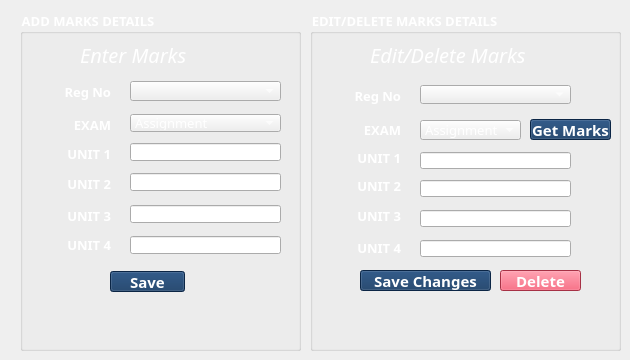
    <widget class="QWidget" name="tab_5">
     <attribute name="title">
      <string>Marks</string>
     </attribute>
     <widget class="QGroupBox" name="groupBox">
      <property name="geometry">
       <rect>
        <x>20</x>
        <y>10</y>
        <width>281</width>
        <height>341</height>
       </rect>
      </property>
      <property name="font">
       <font>
        <family>Poppins Black</family>
        <pointsize>10</pointsize>
        <weight>75</weight>
        <bold>true</bold>
       </font>
      </property>
      <property name="styleSheet">
       <string notr="true">color: rgb(255, 255, 255);</string>
      </property>
      <property name="title">
       <string>ADD MARKS DETAILS</string>
      </property>
      <widget class="QLabel" name="label_31">
       <property name="geometry">
        <rect>
         <x>10</x>
         <y>20</y>
         <width>41</width>
         <height>41</height>
        </rect>
       </property>
       <property name="text">
        <string/>
       </property>
       <property name="pixmap">
        <pixmap>../src/exam.png</pixmap>
       </property>
       <property name="scaledContents">
        <bool>true</bool>
       </property>
      </widget>
      <widget class="QLabel" name="label_32">
       <property name="geometry">
        <rect>
         <x>60</x>
         <y>30</y>
         <width>201</width>
         <height>29</height>
        </rect>
       </property>
       <property name="font">
        <font>
         <family>Poppins</family>
         <pointsize>15</pointsize>
         <weight>50</weight>
         <italic>true</italic>
         <bold>false</bold>
         <kerning>true</kerning>
        </font>
       </property>
       <property name="layoutDirection">
        <enum>Qt::LeftToRight</enum>
       </property>
       <property name="styleSheet">
        <string notr="true">color: rgb(255, 255, 255);</string>
       </property>
       <property name="text">
        <string>Enter Marks</string>
       </property>
       <property name="scaledContents">
        <bool>true</bool>
       </property>
       <property name="alignment">
        <set>Qt::AlignLeading|Qt::AlignLeft|Qt::AlignVCenter</set>
       </property>
      </widget>
      <widget class="QComboBox" name="cb31">
       <property name="geometry">
        <rect>
         <x>110</x>
         <y>71</y>
         <width>151</width>
         <height>20</height>
        </rect>
       </property>
       <property name="font">
        <font>
         <family>Poppins SemiBold</family>
         <pointsize>10</pointsize>
        </font>
       </property>
       <property name="styleSheet">
        <string notr="true">color: rgb(255, 255, 255);
gridline-color: rgb(255, 255, 255);
selection-color: rgb(15, 52, 96);
border-color: rgb(255, 255, 255);</string>
       </property>
      </widget>
      <widget class="QLabel" name="label_33">
       <property name="geometry">
        <rect>
         <x>10</x>
         <y>71</y>
         <width>81</width>
         <height>21</height>
        </rect>
       </property>
       <property name="font">
        <font>
         <family>Poppins</family>
         <pointsize>10</pointsize>
         <weight>75</weight>
         <italic>false</italic>
         <bold>true</bold>
         <kerning>true</kerning>
        </font>
       </property>
       <property name="layoutDirection">
        <enum>Qt::LeftToRight</enum>
       </property>
       <property name="styleSheet">
        <string notr="true">color: rgb(255, 255, 255);</string>
       </property>
       <property name="text">
        <string>Reg No</string>
       </property>
       <property name="scaledContents">
        <bool>true</bool>
       </property>
       <property name="alignment">
        <set>Qt::AlignRight|Qt::AlignTrailing|Qt::AlignVCenter</set>
       </property>
       <property name="wordWrap">
        <bool>true</bool>
       </property>
      </widget>
      <widget class="QLabel" name="label_34">
       <property name="geometry">
        <rect>
         <x>40</x>
         <y>94</y>
         <width>51</width>
         <height>41</height>
        </rect>
       </property>
       <property name="font">
        <font>
         <family>Poppins</family>
         <pointsize>10</pointsize>
         <weight>75</weight>
         <italic>false</italic>
         <bold>true</bold>
         <kerning>true</kerning>
        </font>
       </property>
       <property name="layoutDirection">
        <enum>Qt::LeftToRight</enum>
       </property>
       <property name="styleSheet">
        <string notr="true">color: rgb(255, 255, 255);</string>
       </property>
       <property name="text">
        <string>EXAM</string>
       </property>
       <property name="scaledContents">
        <bool>true</bool>
       </property>
       <property name="alignment">
        <set>Qt::AlignRight|Qt::AlignTrailing|Qt::AlignVCenter</set>
       </property>
      </widget>
      <widget class="QLineEdit" name="tb31">
       <property name="geometry">
        <rect>
         <x>110</x>
         <y>133</y>
         <width>151</width>
         <height>18</height>
        </rect>
       </property>
       <property name="font">
        <font>
         <family>Poppins Medium</family>
         <pointsize>10</pointsize>
        </font>
       </property>
       <property name="styleSheet">
        <string notr="true">color: rgb(255, 255, 255);</string>
       </property>
       <property name="text">
        <string/>
       </property>
      </widget>
      <widget class="QLabel" name="label_35">
       <property name="geometry">
        <rect>
         <x>10</x>
         <y>123</y>
         <width>81</width>
         <height>41</height>
        </rect>
       </property>
       <property name="font">
        <font>
         <family>Poppins</family>
         <pointsize>10</pointsize>
         <weight>75</weight>
         <italic>false</italic>
         <bold>true</bold>
         <kerning>true</kerning>
        </font>
       </property>
       <property name="layoutDirection">
        <enum>Qt::LeftToRight</enum>
       </property>
       <property name="styleSheet">
        <string notr="true">color: rgb(255, 255, 255);</string>
       </property>
       <property name="text">
        <string>UNIT 1</string>
       </property>
       <property name="scaledContents">
        <bool>true</bool>
       </property>
       <property name="alignment">
        <set>Qt::AlignRight|Qt::AlignTrailing|Qt::AlignVCenter</set>
       </property>
      </widget>
      <widget class="QLineEdit" name="tb32">
       <property name="geometry">
        <rect>
         <x>110</x>
         <y>163</y>
         <width>151</width>
         <height>18</height>
        </rect>
       </property>
       <property name="font">
        <font>
         <family>Poppins Medium</family>
         <pointsize>10</pointsize>
        </font>
       </property>
       <property name="styleSheet">
        <string notr="true">color: rgb(255, 255, 255);</string>
       </property>
       <property name="text">
        <string/>
       </property>
      </widget>
      <widget class="QLabel" name="label_36">
       <property name="geometry">
        <rect>
         <x>10</x>
         <y>163</y>
         <width>81</width>
         <height>21</height>
        </rect>
       </property>
       <property name="font">
        <font>
         <family>Poppins</family>
         <pointsize>10</pointsize>
         <weight>75</weight>
         <italic>false</italic>
         <bold>true</bold>
         <kerning>true</kerning>
        </font>
       </property>
       <property name="layoutDirection">
        <enum>Qt::LeftToRight</enum>
       </property>
       <property name="styleSheet">
        <string notr="true">color: rgb(255, 255, 255);</string>
       </property>
       <property name="text">
        <string>UNIT 2</string>
       </property>
       <property name="scaledContents">
        <bool>true</bool>
       </property>
       <property name="alignment">
        <set>Qt::AlignRight|Qt::AlignTrailing|Qt::AlignVCenter</set>
       </property>
      </widget>
      <widget class="QLabel" name="label_37">
       <property name="geometry">
        <rect>
         <x>30</x>
         <y>185</y>
         <width>61</width>
         <height>41</height>
        </rect>
       </property>
       <property name="font">
        <font>
         <family>Poppins</family>
         <pointsize>10</pointsize>
         <weight>75</weight>
         <italic>false</italic>
         <bold>true</bold>
         <kerning>true</kerning>
        </font>
       </property>
       <property name="layoutDirection">
        <enum>Qt::LeftToRight</enum>
       </property>
       <property name="styleSheet">
        <string notr="true">color: rgb(255, 255, 255);</string>
       </property>
       <property name="text">
        <string>UNIT 3</string>
       </property>
       <property name="scaledContents">
        <bool>true</bool>
       </property>
       <property name="alignment">
        <set>Qt::AlignRight|Qt::AlignTrailing|Qt::AlignVCenter</set>
       </property>
      </widget>
      <widget class="QLineEdit" name="tb33">
       <property name="geometry">
        <rect>
         <x>110</x>
         <y>195</y>
         <width>151</width>
         <height>18</height>
        </rect>
       </property>
       <property name="font">
        <font>
         <family>Poppins Medium</family>
         <pointsize>10</pointsize>
        </font>
       </property>
       <property name="styleSheet">
        <string notr="true">color: rgb(255, 255, 255);</string>
       </property>
       <property name="text">
        <string/>
       </property>
      </widget>
      <widget class="QLabel" name="label_38">
       <property name="geometry">
        <rect>
         <x>30</x>
         <y>216</y>
         <width>61</width>
         <height>37</height>
        </rect>
       </property>
       <property name="font">
        <font>
         <family>Poppins</family>
         <pointsize>10</pointsize>
         <weight>75</weight>
         <italic>false</italic>
         <bold>true</bold>
         <kerning>true</kerning>
        </font>
       </property>
       <property name="layoutDirection">
        <enum>Qt::LeftToRight</enum>
       </property>
       <property name="styleSheet">
        <string notr="true">color: rgb(255, 255, 255);</string>
       </property>
       <property name="text">
        <string>UNIT 4</string>
       </property>
       <property name="scaledContents">
        <bool>true</bool>
       </property>
       <property name="alignment">
        <set>Qt::AlignRight|Qt::AlignTrailing|Qt::AlignVCenter</set>
       </property>
      </widget>
      <widget class="QLineEdit" name="tb34">
       <property name="geometry">
        <rect>
         <x>110</x>
         <y>226</y>
         <width>151</width>
         <height>18</height>
        </rect>
       </property>
       <property name="font">
        <font>
         <family>Poppins Medium</family>
         <pointsize>10</pointsize>
        </font>
       </property>
       <property name="styleSheet">
        <string notr="true">color: rgb(255, 255, 255);</string>
       </property>
       <property name="text">
        <string/>
       </property>
      </widget>
      <widget class="QPushButton" name="b31">
       <property name="geometry">
        <rect>
         <x>90</x>
         <y>261</y>
         <width>75</width>
         <height>21</height>
        </rect>
       </property>
       <property name="font">
        <font>
         <family>Poppins</family>
         <pointsize>11</pointsize>
         <weight>75</weight>
         <bold>true</bold>
        </font>
       </property>
       <property name="styleSheet">
        <string notr="true">background-color: rgb(15, 52, 96);
color: rgb(255, 255, 255);</string>
       </property>
       <property name="text">
        <string>Save</string>
       </property>
      </widget>
      <widget class="QComboBox" name="cb32">
       <property name="geometry">
        <rect>
         <x>110</x>
         <y>104</y>
         <width>151</width>
         <height>18</height>
        </rect>
       </property>
       <property name="font">
        <font>
         <family>Poppins SemiBold</family>
         <pointsize>10</pointsize>
        </font>
       </property>
       <property name="styleSheet">
        <string notr="true">color: rgb(255, 255, 255);
gridline-color: rgb(255, 255, 255);
selection-color: rgb(15, 52, 96);
border-color: rgb(255, 255, 255);</string>
       </property>
       <item>
        <property name="text">
         <string>Assignment </string>
        </property>
       </item>
       <item>
        <property name="text">
         <string>Cat</string>
        </property>
       </item>
       <item>
        <property name="text">
         <string>Exam</string>
        </property>
       </item>
       <item>
        <property name="text">
         <string>Assingment</string>
        </property>
       </item>
       <item>
        <property name="text">
         <string>Cat</string>
        </property>
       </item>
       <item>
        <property name="text">
         <string>Exam</string>
        </property>
       </item>
      </widget>
      <widget class="QLabel" name="l31">
       <property name="geometry">
        <rect>
         <x>12</x>
         <y>292</y>
         <width>251</width>
         <height>30</height>
        </rect>
       </property>
       <property name="font">
        <font>
         <family>Poppins</family>
         <pointsize>11</pointsize>
         <weight>75</weight>
         <italic>false</italic>
         <bold>true</bold>
         <kerning>true</kerning>
        </font>
       </property>
       <property name="layoutDirection">
        <enum>Qt::LeftToRight</enum>
       </property>
       <property name="styleSheet">
        <string notr="true">color: rgb(255, 255, 255);</string>
       </property>
       <property name="text">
        <string/>
       </property>
       <property name="scaledContents">
        <bool>true</bool>
       </property>
       <property name="alignment">
        <set>Qt::AlignCenter</set>
       </property>
      </widget>
      <zorder>label_34</zorder>
      <zorder>cb32</zorder>
      <zorder>cb31</zorder>
      <zorder>label_33</zorder>
      <zorder>tb31</zorder>
      <zorder>label_35</zorder>
      <zorder>tb32</zorder>
      <zorder>label_36</zorder>
      <zorder>label_37</zorder>
      <zorder>tb33</zorder>
      <zorder>label_38</zorder>
      <zorder>tb34</zorder>
      <zorder>b31</zorder>
      <zorder>label_31</zorder>
      <zorder>label_32</zorder>
      <zorder>l31</zorder>
     </widget>
     <widget class="QGroupBox" name="groupBox_2">
      <property name="geometry">
       <rect>
        <x>310</x>
        <y>10</y>
        <width>311</width>
        <height>341</height>
       </rect>
      </property>
      <property name="font">
       <font>
        <family>Poppins Black</family>
        <pointsize>10</pointsize>
        <weight>75</weight>
        <bold>true</bold>
       </font>
      </property>
      <property name="styleSheet">
       <string notr="true">color: rgb(255, 255, 255);</string>
      </property>
      <property name="title">
       <string>EDIT/DELETE MARKS DETAILS</string>
      </property>
      <widget class="QLabel" name="label_39">
       <property name="geometry">
        <rect>
         <x>10</x>
         <y>20</y>
         <width>41</width>
         <height>41</height>
        </rect>
       </property>
       <property name="text">
        <string/>
       </property>
       <property name="pixmap">
        <pixmap>../src/marking.png</pixmap>
       </property>
       <property name="scaledContents">
        <bool>true</bool>
       </property>
      </widget>
      <widget class="QLabel" name="label_40">
       <property name="geometry">
        <rect>
         <x>60</x>
         <y>30</y>
         <width>201</width>
         <height>29</height>
        </rect>
       </property>
       <property name="font">
        <font>
         <family>Poppins</family>
         <pointsize>15</pointsize>
         <weight>50</weight>
         <italic>true</italic>
         <bold>false</bold>
         <kerning>true</kerning>
        </font>
       </property>
       <property name="layoutDirection">
        <enum>Qt::LeftToRight</enum>
       </property>
       <property name="styleSheet">
        <string notr="true">color: rgb(255, 255, 255);</string>
       </property>
       <property name="text">
        <string>Edit/Delete Marks</string>
       </property>
       <property name="scaledContents">
        <bool>true</bool>
       </property>
       <property name="alignment">
        <set>Qt::AlignLeading|Qt::AlignLeft|Qt::AlignVCenter</set>
       </property>
      </widget>
      <widget class="QComboBox" name="cb33">
       <property name="geometry">
        <rect>
         <x>110</x>
         <y>75</y>
         <width>151</width>
         <height>19</height>
        </rect>
       </property>
       <property name="font">
        <font>
         <family>Poppins SemiBold</family>
         <pointsize>10</pointsize>
        </font>
       </property>
       <property name="styleSheet">
        <string notr="true">color: rgb(255, 255, 255);
gridline-color: rgb(255, 255, 255);
selection-color: rgb(15, 52, 96);
border-color: rgb(255, 255, 255);</string>
       </property>
      </widget>
      <widget class="QLabel" name="label_41">
       <property name="geometry">
        <rect>
         <x>10</x>
         <y>65</y>
         <width>81</width>
         <height>41</height>
        </rect>
       </property>
       <property name="font">
        <font>
         <family>Poppins</family>
         <pointsize>10</pointsize>
         <weight>75</weight>
         <italic>false</italic>
         <bold>true</bold>
         <kerning>true</kerning>
        </font>
       </property>
       <property name="layoutDirection">
        <enum>Qt::LeftToRight</enum>
       </property>
       <property name="styleSheet">
        <string notr="true">color: rgb(255, 255, 255);</string>
       </property>
       <property name="text">
        <string>Reg No</string>
       </property>
       <property name="scaledContents">
        <bool>true</bool>
       </property>
       <property name="alignment">
        <set>Qt::AlignRight|Qt::AlignTrailing|Qt::AlignVCenter</set>
       </property>
       <property name="wordWrap">
        <bool>true</bool>
       </property>
      </widget>
      <widget class="QLabel" name="label_42">
       <property name="geometry">
        <rect>
         <x>40</x>
         <y>109</y>
         <width>51</width>
         <height>21</height>
        </rect>
       </property>
       <property name="font">
        <font>
         <family>Poppins</family>
         <pointsize>10</pointsize>
         <weight>75</weight>
         <italic>false</italic>
         <bold>true</bold>
         <kerning>true</kerning>
        </font>
       </property>
       <property name="layoutDirection">
        <enum>Qt::LeftToRight</enum>
       </property>
       <property name="styleSheet">
        <string notr="true">color: rgb(255, 255, 255);</string>
       </property>
       <property name="text">
        <string>EXAM</string>
       </property>
       <property name="scaledContents">
        <bool>true</bool>
       </property>
       <property name="alignment">
        <set>Qt::AlignRight|Qt::AlignTrailing|Qt::AlignVCenter</set>
       </property>
      </widget>
      <widget class="QLineEdit" name="tb35">
       <property name="geometry">
        <rect>
         <x>110</x>
         <y>142</y>
         <width>151</width>
         <height>17</height>
        </rect>
       </property>
       <property name="font">
        <font>
         <family>Poppins Medium</family>
         <pointsize>10</pointsize>
        </font>
       </property>
       <property name="styleSheet">
        <string notr="true">color: rgb(255, 255, 255);</string>
       </property>
       <property name="text">
        <string/>
       </property>
      </widget>
      <widget class="QLabel" name="label_43">
       <property name="geometry">
        <rect>
         <x>10</x>
         <y>132</y>
         <width>81</width>
         <height>31</height>
        </rect>
       </property>
       <property name="font">
        <font>
         <family>Poppins</family>
         <pointsize>10</pointsize>
         <weight>75</weight>
         <italic>false</italic>
         <bold>true</bold>
         <kerning>true</kerning>
        </font>
       </property>
       <property name="layoutDirection">
        <enum>Qt::LeftToRight</enum>
       </property>
       <property name="styleSheet">
        <string notr="true">color: rgb(255, 255, 255);</string>
       </property>
       <property name="text">
        <string>UNIT 1</string>
       </property>
       <property name="scaledContents">
        <bool>true</bool>
       </property>
       <property name="alignment">
        <set>Qt::AlignRight|Qt::AlignTrailing|Qt::AlignVCenter</set>
       </property>
      </widget>
      <widget class="QLineEdit" name="tb36">
       <property name="geometry">
        <rect>
         <x>110</x>
         <y>170</y>
         <width>151</width>
         <height>17</height>
        </rect>
       </property>
       <property name="font">
        <font>
         <family>Poppins Medium</family>
         <pointsize>10</pointsize>
        </font>
       </property>
       <property name="styleSheet">
        <string notr="true">color: rgb(255, 255, 255);</string>
       </property>
       <property name="text">
        <string/>
       </property>
      </widget>
      <widget class="QLabel" name="label_44">
       <property name="geometry">
        <rect>
         <x>10</x>
         <y>165</y>
         <width>81</width>
         <height>21</height>
        </rect>
       </property>
       <property name="font">
        <font>
         <family>Poppins</family>
         <pointsize>10</pointsize>
         <weight>75</weight>
         <italic>false</italic>
         <bold>true</bold>
         <kerning>true</kerning>
        </font>
       </property>
       <property name="layoutDirection">
        <enum>Qt::LeftToRight</enum>
       </property>
       <property name="styleSheet">
        <string notr="true">color: rgb(255, 255, 255);</string>
       </property>
       <property name="text">
        <string>UNIT 2</string>
       </property>
       <property name="scaledContents">
        <bool>true</bool>
       </property>
       <property name="alignment">
        <set>Qt::AlignRight|Qt::AlignTrailing|Qt::AlignVCenter</set>
       </property>
      </widget>
      <widget class="QLabel" name="label_45">
       <property name="geometry">
        <rect>
         <x>30</x>
         <y>190</y>
         <width>61</width>
         <height>31</height>
        </rect>
       </property>
       <property name="font">
        <font>
         <family>Poppins</family>
         <pointsize>10</pointsize>
         <weight>75</weight>
         <italic>false</italic>
         <bold>true</bold>
         <kerning>true</kerning>
        </font>
       </property>
       <property name="layoutDirection">
        <enum>Qt::LeftToRight</enum>
       </property>
       <property name="styleSheet">
        <string notr="true">color: rgb(255, 255, 255);</string>
       </property>
       <property name="text">
        <string>UNIT 3</string>
       </property>
       <property name="scaledContents">
        <bool>true</bool>
       </property>
       <property name="alignment">
        <set>Qt::AlignRight|Qt::AlignTrailing|Qt::AlignVCenter</set>
       </property>
      </widget>
      <widget class="QLineEdit" name="tb37">
       <property name="geometry">
        <rect>
         <x>110</x>
         <y>200</y>
         <width>151</width>
         <height>17</height>
        </rect>
       </property>
       <property name="font">
        <font>
         <family>Poppins Medium</family>
         <pointsize>10</pointsize>
        </font>
       </property>
       <property name="styleSheet">
        <string notr="true">color: rgb(255, 255, 255);</string>
       </property>
       <property name="text">
        <string/>
       </property>
      </widget>
      <widget class="QLabel" name="label_46">
       <property name="geometry">
        <rect>
         <x>30</x>
         <y>220</y>
         <width>61</width>
         <height>36</height>
        </rect>
       </property>
       <property name="font">
        <font>
         <family>Poppins</family>
         <pointsize>10</pointsize>
         <weight>75</weight>
         <italic>false</italic>
         <bold>true</bold>
         <kerning>true</kerning>
        </font>
       </property>
       <property name="layoutDirection">
        <enum>Qt::LeftToRight</enum>
       </property>
       <property name="styleSheet">
        <string notr="true">color: rgb(255, 255, 255);</string>
       </property>
       <property name="text">
        <string>UNIT 4</string>
       </property>
       <property name="scaledContents">
        <bool>true</bool>
       </property>
       <property name="alignment">
        <set>Qt::AlignRight|Qt::AlignTrailing|Qt::AlignVCenter</set>
       </property>
      </widget>
      <widget class="QLineEdit" name="tb38">
       <property name="geometry">
        <rect>
         <x>110</x>
         <y>230</y>
         <width>151</width>
         <height>17</height>
        </rect>
       </property>
       <property name="font">
        <font>
         <family>Poppins Medium</family>
         <pointsize>10</pointsize>
        </font>
       </property>
       <property name="styleSheet">
        <string notr="true">color: rgb(255, 255, 255);</string>
       </property>
       <property name="text">
        <string/>
       </property>
      </widget>
      <widget class="QPushButton" name="b33">
       <property name="geometry">
        <rect>
         <x>50</x>
         <y>260</y>
         <width>131</width>
         <height>21</height>
        </rect>
       </property>
       <property name="font">
        <font>
         <family>Poppins</family>
         <pointsize>11</pointsize>
         <weight>75</weight>
         <bold>true</bold>
        </font>
       </property>
       <property name="styleSheet">
        <string notr="true">background-color: rgb(15, 52, 96);
color: rgb(255, 255, 255);</string>
       </property>
       <property name="text">
        <string>Save Changes</string>
       </property>
      </widget>
      <widget class="QPushButton" name="b32">
       <property name="geometry">
        <rect>
         <x>220</x>
         <y>109</y>
         <width>81</width>
         <height>21</height>
        </rect>
       </property>
       <property name="font">
        <font>
         <family>Poppins</family>
         <pointsize>11</pointsize>
         <weight>75</weight>
         <bold>true</bold>
        </font>
       </property>
       <property name="styleSheet">
        <string notr="true">background-color: rgb(15, 52, 96);
color: rgb(255, 255, 255);</string>
       </property>
       <property name="text">
        <string>Get Marks</string>
       </property>
      </widget>
      <widget class="QPushButton" name="b34">
       <property name="geometry">
        <rect>
         <x>190</x>
         <y>260</y>
         <width>81</width>
         <height>21</height>
        </rect>
       </property>
       <property name="font">
        <font>
         <family>Poppins</family>
         <pointsize>11</pointsize>
         <weight>75</weight>
         <bold>true</bold>
        </font>
       </property>
       <property name="styleSheet">
        <string notr="true">background-color: rgb(233, 69, 96);
color: rgb(255, 255, 255);</string>
       </property>
       <property name="text">
        <string>Delete</string>
       </property>
      </widget>
      <widget class="QComboBox" name="cb34">
       <property name="geometry">
        <rect>
         <x>110</x>
         <y>110</y>
         <width>101</width>
         <height>20</height>
        </rect>
       </property>
       <property name="font">
        <font>
         <family>Poppins SemiBold</family>
         <pointsize>10</pointsize>
        </font>
       </property>
       <property name="styleSheet">
        <string notr="true">color: rgb(255, 255, 255);
gridline-color: rgb(255, 255, 255);
selection-color: rgb(15, 52, 96);
border-color: rgb(255, 255, 255);</string>
       </property>
       <item>
        <property name="text">
         <string>Assignment</string>
        </property>
       </item>
       <item>
        <property name="text">
         <string>Cat</string>
        </property>
       </item>
       <item>
        <property name="text">
         <string>Exam</string>
        </property>
       </item>
       <item>
        <property name="text">
         <string>Assignment</string>
        </property>
       </item>
       <item>
        <property name="text">
         <string>Cat</string>
        </property>
       </item>
       <item>
        <property name="text">
         <string>Exam</string>
        </property>
       </item>
      </widget>
      <widget class="QLabel" name="l32">
       <property name="geometry">
        <rect>
         <x>16</x>
         <y>293</y>
         <width>274</width>
         <height>29</height>
        </rect>
       </property>
       <property name="font">
        <font>
         <family>Poppins</family>
         <pointsize>11</pointsize>
         <weight>75</weight>
         <italic>false</italic>
         <bold>true</bold>
         <kerning>true</kerning>
        </font>
       </property>
       <property name="layoutDirection">
        <enum>Qt::LeftToRight</enum>
       </property>
       <property name="styleSheet">
        <string notr="true">color: rgb(255, 255, 255);</string>
       </property>
       <property name="text">
        <string/>
       </property>
       <property name="scaledContents">
        <bool>true</bool>
       </property>
       <property name="alignment">
        <set>Qt::AlignCenter</set>
       </property>
      </widget>
      <zorder>label_40</zorder>
      <zorder>cb33</zorder>
      <zorder>label_41</zorder>
      <zorder>label_42</zorder>
      <zorder>tb35</zorder>
      <zorder>label_43</zorder>
      <zorder>tb36</zorder>
      <zorder>label_44</zorder>
      <zorder>label_45</zorder>
      <zorder>tb37</zorder>
      <zorder>label_46</zorder>
      <zorder>tb38</zorder>
      <zorder>b33</zorder>
      <zorder>b32</zorder>
      <zorder>b34</zorder>
      <zorder>label_39</zorder>
      <zorder>cb34</zorder>
      <zorder>l32</zorder>
     </widget>
    </widget>
